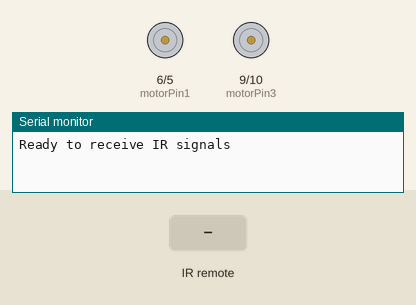
Recording of a sketch running on a simulated Arduino Leonardo, built with avr-gcc and run on an emulated ATmega32U4. Parts: motor-driver pin pairs drawn as motors (green arrow = first pin HIGH = forward, orange = second pin HIGH = backward, longer = more drive), the last lines printed to the serial monitor. The test bench sets the inputs (shaded band).

Above: at 3.2 s.
3.3 s: infrared code 0xFFA25D received
At 4.5 s:
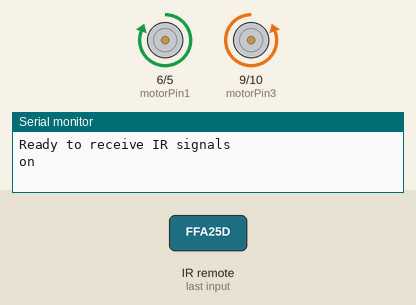
Timing chart, 0 to 6.3 s (numbered marks = the images above; inputs shaded):
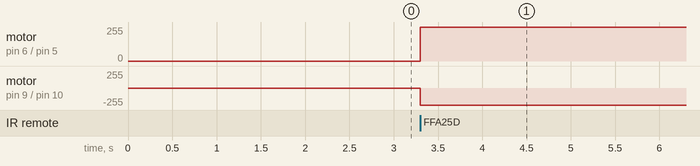

The sketch:

DC_motor.ino
```cpp
#include "IRLibAll.h"

 //Create a receiver object to listen on pin 2
IRrecvPCI myReceiver(2);

//Create a decoder object
IRdecode myDecoder;

//L293D
// Motor A
const int motorPin1 = 6;  // Pin 14 of L293
const int motorPin2 = 5;  // Pin 10 of L293
//const int speedPinA = 11;
// Motor B
const int motorPin3 = 9; // Pin  7 of L293
const int motorPin4 = 10;  // Pin  2 of L293
//const int speedPinB = 3;

//This will run only one time.
void setup(){
    Serial.begin(9600);
    delay(2000); while (!Serial); //delay for Leonardo
    myReceiver.enableIRIn(); // Start the receiver
    Serial.println(F("Ready to receive IR signals"));

    //Set pins as outputs
    pinMode(motorPin1, OUTPUT);
    pinMode(motorPin2, OUTPUT);
    pinMode(motorPin3, OUTPUT);
    pinMode(motorPin4, OUTPUT);
    //pinMode(speedPinA, OUTPUT);
    //pinMode(speedPinB, OUTPUT);

}

void cwA() {
  //This code  will turn Motor A clockwise for 2 sec.
    digitalWrite(motorPin1, HIGH);
    digitalWrite(motorPin2, LOW);
    //analogWrite(speedPinA, spd);
}
void ccwA() {
  //This code  will turn Motor A counterclockwise for 2 sec.
    digitalWrite(motorPin1, LOW);
    digitalWrite(motorPin2, HIGH);
    //analogWrite(speedPinA, spd);
}
void stopA() {
    digitalWrite(motorPin1, LOW);
    digitalWrite(motorPin2, LOW);
}

void cwB() {
  //This code  will turn Motor B clockwise for 2 sec.
    digitalWrite(motorPin3, HIGH);
    digitalWrite(motorPin4, LOW);
    //analogWrite(speedPinB, spd);
}
void ccwB() {
  //This code  will turn Motor B counterclockwise for 2 sec.
    digitalWrite(motorPin3, LOW);
    digitalWrite(motorPin4, HIGH);
    //analogWrite(speedPinB, spd);
}
void stopB() {
    digitalWrite(motorPin3, LOW);
    digitalWrite(motorPin4, LOW);
}

void start_() {
    cwA();
    ccwB();
}
void stop_() {
    stopA();
    stopB();
}

boolean activate = false;
void loop(){

  if (myReceiver.getResults()) {
    myDecoder.decode();           //Decode it
    myDecoder.dumpResults(false);  //Now print results. Use false for less detail
    myReceiver.enableIRIn();      //Restart receiver

    if(myDecoder.value == 0xFFA25D) {
      activate = !activate;
    }
    if(activate) {
      start_();
      Serial.write("on");
    }
    else {
      stop_();
      Serial.write("off");
    }
  }


}
```

Measured:
- after the input at 3.3 s, motor on pin 6 (motorPin1) / pin 5 (motorPin2): stopped → forward 255/255 at once; motor on pin 9 (motorPin3) / pin 10 (motorPin4): stopped → backward 255/255 at once
